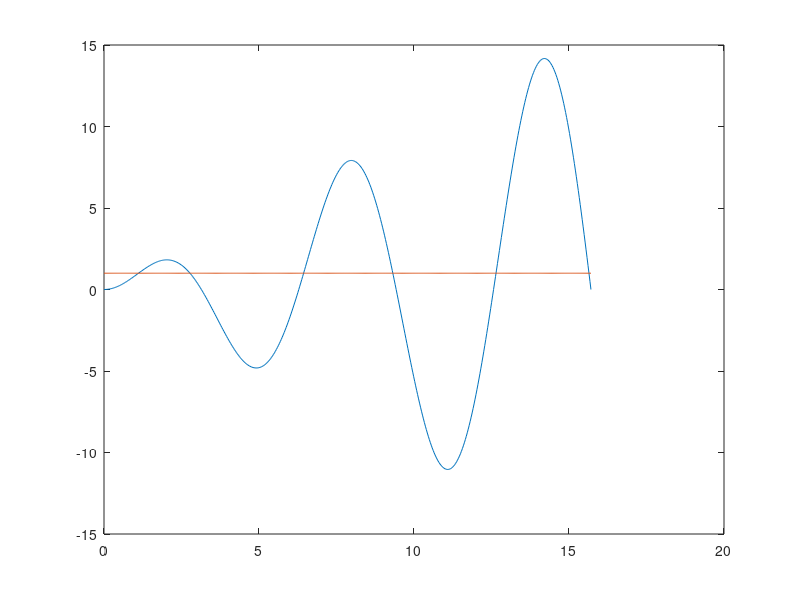

This figure's MATLAB source: (Note: this script raises an error after producing the figure.)
%1.3a
x=0:pi/100:5*pi;
y1= x.*sin(x);
y2= x.^0;
plot(x,y1,x,y2); 
%the first five solution is the five intersections of the redline and the
%blue line. 

%1.3b
%Since x*sin(x)=1, so sin(x)=1/x. While x becomes greater, sin(x) is closer
%to 0, which means x is closer to n*pi.

%1.3c
syms x;
x1=fzero(fun,1);
x2=fzero(fun,3);
x3=fzero(fun,5);
x4=fzero(fun,9);
x5=fzero(fun,12);
%here x1 to x5 are the five solutions. 

function f=fun(x)
f= @(x) x*sin(x)-1;
end

